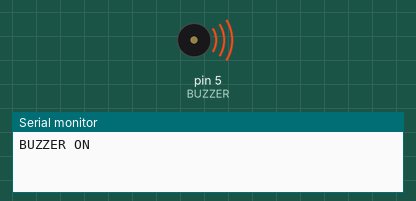
Bench run of a sketch on a simulated Arduino Uno, built with avr-gcc and run on an emulated ATmega328P. Parts: buzzer (waves = sounding, pin HIGH), the last lines printed to the serial monitor.

Above: at 1.0 s.
At 3.0 s:
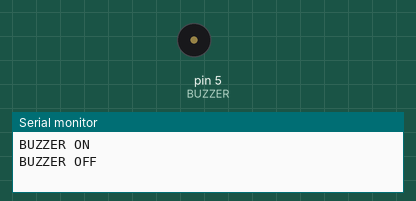
Timing chart, 0 to 5.2 s (numbered marks = the images above):
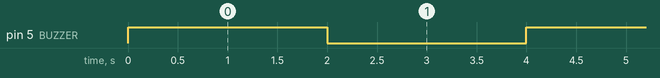

Measured:
- by itself, pin 5 (BUZZER): alternates HIGH for 2.0 s and LOW for 2.0 s

The sketch:

BUZZER.ino
```cpp
const int BUZZER=5;
void setup()
 {
  // put your setup code here, to run once:
pinMode(BUZZER,OUTPUT);
Serial.begin(115200);
}

void loop()
 {
  // put your main code here, to run repeatedly:
digitalWrite(BUZZER,HIGH);
Serial.println("BUZZER ON\n");
delay(2000);

digitalWrite(BUZZER,LOW);
Serial.println("BUZZER OFF\n");
delay(2000);
}
```
